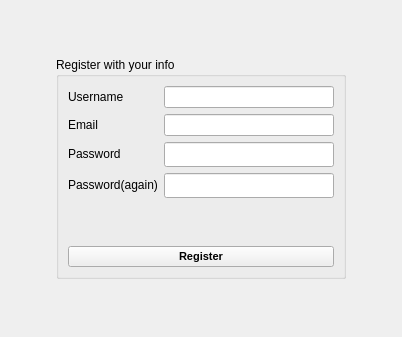
<?xml version="1.0" encoding="UTF-8"?>
<ui version="4.0">
 <class>RegisterWidget</class>
 <widget class="QWidget" name="RegisterWidget">
  <property name="geometry">
   <rect>
    <x>0</x>
    <y>0</y>
    <width>402</width>
    <height>337</height>
   </rect>
  </property>
  <property name="windowTitle">
   <string>RegisterWidget</string>
  </property>
  <layout class="QGridLayout" name="gridLayout">
   <item row="1" column="1" alignment="Qt::AlignHCenter|Qt::AlignVCenter">
    <widget class="QGroupBox" name="groupBox">
     <property name="enabled">
      <bool>true</bool>
     </property>
     <property name="sizePolicy">
      <sizepolicy hsizetype="Preferred" vsizetype="Preferred">
       <horstretch>0</horstretch>
       <verstretch>0</verstretch>
      </sizepolicy>
     </property>
     <property name="sizeIncrement">
      <size>
       <width>0</width>
       <height>0</height>
      </size>
     </property>
     <property name="font">
      <font>
       <family>Microsoft JhengHei UI</family>
       <stylestrategy>PreferAntialias</stylestrategy>
      </font>
     </property>
     <property name="contextMenuPolicy">
      <enum>Qt::DefaultContextMenu</enum>
     </property>
     <property name="title">
      <string>Register with your info</string>
     </property>
     <layout class="QGridLayout" name="gridLayout_2">
      <item row="2" column="0">
       <widget class="QPushButton" name="registerButton">
        <property name="font">
         <font>
          <family>Microsoft JhengHei UI</family>
          <pointsize>8</pointsize>
          <bold>true</bold>
          <underline>false</underline>
          <stylestrategy>PreferAntialias</stylestrategy>
         </font>
        </property>
        <property name="text">
         <string>Register</string>
        </property>
       </widget>
      </item>
      <item row="1" column="0">
       <widget class="QLabel" name="lbl_eroare">
        <property name="font">
         <font>
          <family>LG PC</family>
          <bold>true</bold>
          <underline>true</underline>
          <strikeout>false</strikeout>
          <stylestrategy>PreferAntialias</stylestrategy>
          <kerning>true</kerning>
         </font>
        </property>
        <property name="styleSheet">
         <string notr="true">color:rgb(255, 0, 0)</string>
        </property>
        <property name="text">
         <string/>
        </property>
       </widget>
      </item>
      <item row="0" column="0">
       <layout class="QFormLayout" name="formLayout">
        <item row="0" column="0">
         <widget class="QLabel" name="label">
          <property name="text">
           <string>Username</string>
          </property>
         </widget>
        </item>
        <item row="0" column="1">
         <widget class="QLineEdit" name="user_txt">
          <property name="minimumSize">
           <size>
            <width>170</width>
            <height>20</height>
           </size>
          </property>
          <property name="text">
           <string/>
          </property>
         </widget>
        </item>
        <item row="2" column="0">
         <widget class="QLabel" name="label_2">
          <property name="text">
           <string>Password</string>
          </property>
         </widget>
        </item>
        <item row="2" column="1">
         <widget class="QLineEdit" name="password_txt">
          <property name="font">
           <font>
            <family>Segoe UI Variable Small Semibol</family>
            <stylestrategy>PreferAntialias</stylestrategy>
           </font>
          </property>
          <property name="text">
           <string/>
          </property>
         </widget>
        </item>
        <item row="4" column="0">
         <widget class="QLabel" name="keepMeLoggedInLabel">
          <property name="text">
           <string/>
          </property>
         </widget>
        </item>
        <item row="1" column="0">
         <widget class="QLabel" name="label_4">
          <property name="text">
           <string>Email</string>
          </property>
         </widget>
        </item>
        <item row="1" column="1">
         <widget class="QLineEdit" name="emal_txt"/>
        </item>
        <item row="3" column="0">
         <widget class="QLabel" name="label_3">
          <property name="text">
           <string>Password(again)</string>
          </property>
         </widget>
        </item>
        <item row="3" column="1">
         <widget class="QLineEdit" name="password2_txt">
          <property name="font">
           <font>
            <family>Segoe UI Variable Small Semibol</family>
            <stylestrategy>PreferAntialias</stylestrategy>
           </font>
          </property>
         </widget>
        </item>
       </layout>
      </item>
     </layout>
    </widget>
   </item>
   <item row="0" column="1">
    <spacer name="verticalSpacer_2">
     <property name="orientation">
      <enum>Qt::Vertical</enum>
     </property>
     <property name="sizeType">
      <enum>QSizePolicy::Preferred</enum>
     </property>
     <property name="sizeHint" stdset="0">
      <size>
       <width>20</width>
       <height>40</height>
      </size>
     </property>
    </spacer>
   </item>
   <item row="1" column="0">
    <spacer name="horizontalSpacer">
     <property name="orientation">
      <enum>Qt::Horizontal</enum>
     </property>
     <property name="sizeType">
      <enum>QSizePolicy::Preferred</enum>
     </property>
     <property name="sizeHint" stdset="0">
      <size>
       <width>10</width>
       <height>20</height>
      </size>
     </property>
    </spacer>
   </item>
   <item row="1" column="2">
    <spacer name="horizontalSpacer_2">
     <property name="orientation">
      <enum>Qt::Horizontal</enum>
     </property>
     <property name="sizeType">
      <enum>QSizePolicy::Preferred</enum>
     </property>
     <property name="sizeHint" stdset="0">
      <size>
       <width>10</width>
       <height>5</height>
      </size>
     </property>
    </spacer>
   </item>
   <item row="2" column="1">
    <spacer name="verticalSpacer">
     <property name="orientation">
      <enum>Qt::Vertical</enum>
     </property>
     <property name="sizeType">
      <enum>QSizePolicy::Preferred</enum>
     </property>
     <property name="sizeHint" stdset="0">
      <size>
       <width>20</width>
       <height>40</height>
      </size>
     </property>
    </spacer>
   </item>
  </layout>
 </widget>
 <resources/>
 <connections/>
</ui>
